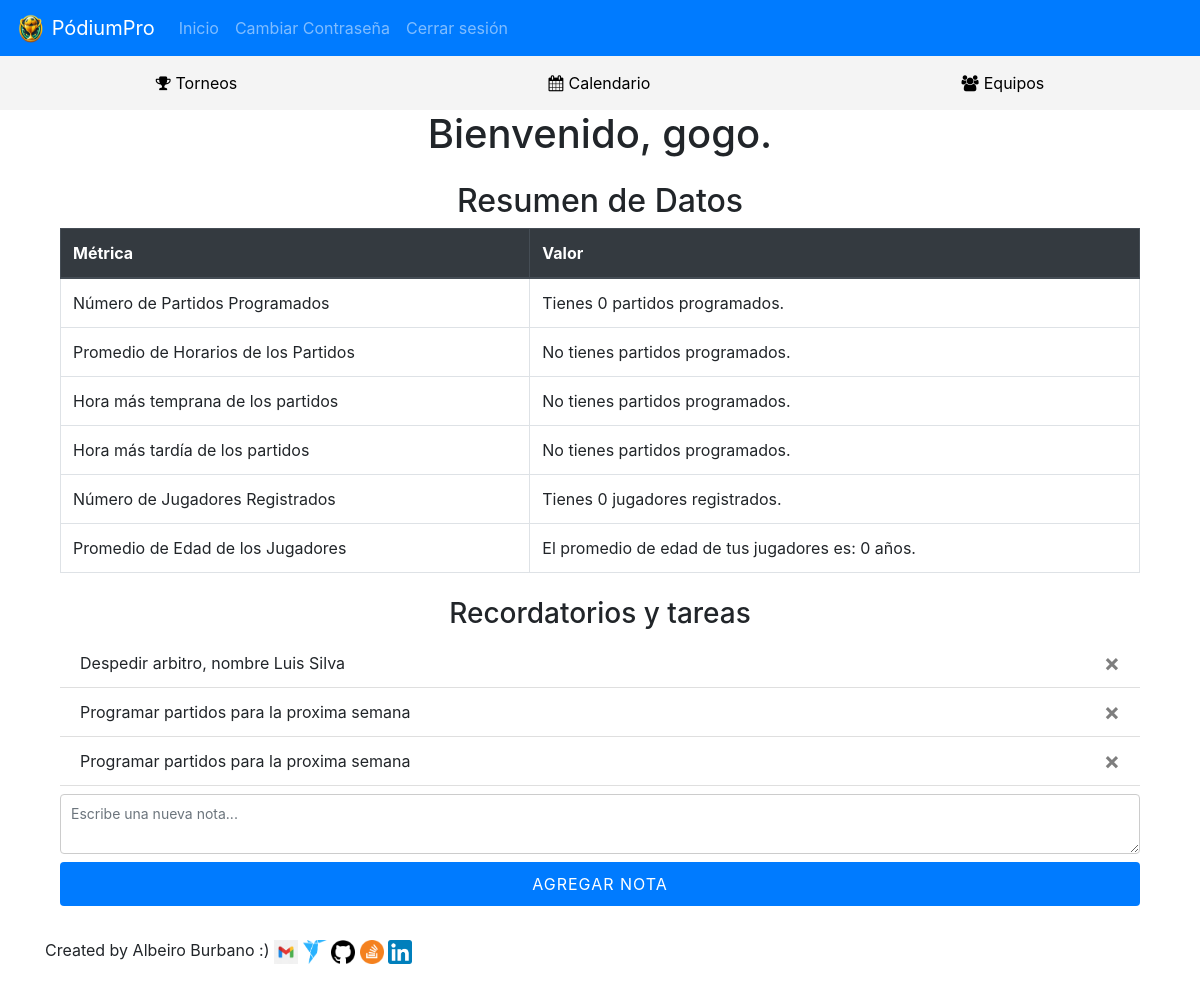
Screenshot of / (signed in) with the database file from the repository.
### website/models.py (models this page shows)
class User(db.Model, UserMixin):
    id = db.Column(db.Integer, primary_key=True)
    email = db.Column(db.String(150), unique=True)
    password = db.Column(db.String(150))
    first_name = db.Column(db.String(150))
    notes = db.relationship('Note')
    torneos = db.relationship('Torneo', back_populates='creador')
    equipos = db.relationship('Team', back_populates='creador')

class Note(db.Model):
    id = db.Column(db.Integer, primary_key=True)
    data = db.Column(db.String(10000))
    date = db.Column(db.DateTime(timezone=True), default=func.now())
    user_id = db.Column(db.Integer, db.ForeignKey('user.id'))

### website/views.py (the view, shortened to what this page needs)
@views.route('/', methods=['GET', 'POST'])
@login_required
def home():
    partidos_csv_path = 'Partidos.csv'
    players_csv_path = 'Players.csv'
    teams_csv_path = 'teams.csv'
    user_id = current_user.id
    avg_time, earliest_time, latest_time, avg_age = None, None, None, None
    num_partidos, num_jugadores = 0, 0
    arbitros_img_base64, clusters_img_base64 = None, None
    if os.path.exists(partidos_csv_path) and os.path.exists(players_csv_path) and os.path.exists(teams_csv_path):
        df_partidos = pd.read_csv(partidos_csv_path)
        df_players = pd.read_csv(players_csv_path)
        df_teams = pd.read_csv(teams_csv_path)
        df_teams['UserID'] = df_teams['UserID'].astype(int)
        user_teams = df_teams[df_teams['UserID'] == user_id]
        user_team_ids = user_teams['TeamID']
        user_players = df_players[df_players['TeamID'].isin(user_team_ids)]
        num_jugadores = len(user_players)
        if not user_players.empty:
            avg_age = np.mean(user_players['Age'])
        else:
            avg_age = 0  # Si no hay jugadores, establecer avg_age a 0
        user_partidos = df_partidos[df_partidos['team_a'].isin(user_team_ids) | df_partidos['team_b'].isin(user_team_ids)]
        num_partidos = len(user_partidos)
        user_partidos = user_partidos.merge(df_teams[['TeamID', 'TeamName']], left_on='team_a', right_on='TeamID', how='left')
        user_partidos.rename(columns={'TeamName': 'team_a_name'}, inplace=True)
        user_partidos = user_partidos.merge(df_teams[['TeamID', 'TeamName']], left_on='team_b', right_on='TeamID', how='left')
        user_partidos.rename(columns={'TeamName': 'team_b_name'}, inplace=True)
        user_partidos['team_names'] = user_partidos['team_a_name'] + ' vs ' + user_partidos['team_b_name']
        features = ['team_a_score', 'team_b_score', 'faltas_team_a', 'faltas_team_b']
        df_features = user_partidos[features].dropna()
    return render_template("home.html", user=current_user, avg_time=avg_time, earliest_time=earliest_time, latest_time=latest_time, avg_age=avg_age, user_id=user_id, num_partidos=num_partidos, num_jugadores=num_jugadores, arbitros_img_base64=arbitros_img_base64, clusters_img_base64=clusters_img_base64)

### website/__init__.py (called while the page is built)
def create_app():
    app = Flask(__name__)
    app.config['SECRET_KEY'] = 'hjshjhdjah kjshkjdhjs'
    app.config['SQLALCHEMY_DATABASE_URI'] = f'sqlite:///{DB_NAME}'
    db.init_app(app)
    from .views import views
    from .auth import auth
    app.register_blueprint(views, url_prefix='/')
    app.register_blueprint(auth, url_prefix='/')
    from .models import User, Note
    with app.app_context():
        db.create_all()
    login_manager = LoginManager()
    login_manager.login_view = 'views.guest'
    login_manager.init_app(app)
    @login_manager.user_loader
    def load_user(id):
        return User.query.get(int(id))
    return app

### website/templates/home.html (shortened to what this page needs)
{% extends "base.html" %}
{% block content %}
{% if current_user.is_authenticated %}
    <div class="welcome-message text-center">
        <h1>Bienvenido, {{ current_user.first_name }}.</h1>
    </div>
{% endif %}
<div id="metrics-table" class="container my-4">
    <h2 class="text-center">Resumen de Datos</h2>
    <table class="table table-bordered table-hover">
        <thead class="thead-dark">
            <tr>
                <th>Métrica</th>
                <th>Valor</th>
            </tr>
        </thead>
        <tbody>
            <tr>
                <td>Número de Partidos Programados</td>
                <td>Tienes {{ num_partidos }} partidos programados.</td>
            </tr>
            <tr>
                <td>Promedio de Horarios de los Partidos</td>
                <td>
                    {% if avg_time is not none %}
                        El promedio de horario de tus partidos es: {{ avg_time }}
                    {% else %}
                        No tienes partidos programados.
                    {% endif %}
                </td>
            </tr>
            <tr>
                <td>Hora más temprana de los partidos</td>
                <td>
                    {% if earliest_time is not none %}
                        La hora más temprana de tus partidos es: {{ earliest_time }}
                    {% else %}
                        No tienes partidos programados.
                    {% endif %}
                </td>
            </tr>
            <tr>
                <td>Hora más tardía de los partidos</td>
                <td>
                    {% if latest_time is not none %}
                        La hora más tardía de tus partidos es: {{ latest_time }}
                    {% else %}
                        No tienes partidos programados.
                    {% endif %}
                </td>
            </tr>
            <tr>
                <td>Número de Jugadores Registrados</td>
                <td>Tienes {{ num_jugadores }} jugadores registrados.</td>
            </tr>
            <tr>
                <td>Promedio de Edad de los Jugadores</td>
                <td>
                    {% if avg_age is not none %}
                        El promedio de edad de tus jugadores es: {{ avg_age|round(2) }} años.
                    {% else %}
                        No tienes jugadores registrados.
                    {% endif %}
                </td>
            </tr>
        </tbody>
    </table>
</div>
<div class="container my-4">
    <h3 class="text-center">Recordatorios y tareas</h3>
    <ul class="list-group list-group-flush" id="notes">
        {% for note in user.notes %}
        <li class="list-group-item d-flex justify-content-between align-items-center">
            {{ note.data }}
            <button type="button" class="close" onClick="deleteNote({{ note.id }})">
                <span aria-hidden="true">&times;</span>
            </button>
        </li>
        {% endfor %}
        <form method="POST" class="my-2">
            <textarea name="note" id="note" class="form-control mb-2" placeholder="Escribe una nueva nota..."></textarea>
            <div class="text-center">
                <button type="submit" class="btn btn-primary">Agregar nota</button>
            </div>
        </form>
    </ul>
</div>
<div id="mi-firma">
    <span>Created by Albeiro Burbano :)  </span>
    <a href="mailto:aburbanot@unal.edu.co">
      <img src="../static/email-icon.png" alt="Enviar correo" style="width: 24px; height: 24px; vertical-align: middle;">
    </a>
    <a href="https://www.freelancer.com/u/Albeiro73?sb=t">
      <img src="../static/free-icon .png" alt="Ver perfil en freelancer" style="width: 24px; height: 24px; vertical-align: middle;">
    </a>
    <a href="https://github.com/AlbeiroBurbanoTobar/ppi_pl_BurbanoA">
      <img src="../static/git-icon.png" alt="Ver repositorio" style="width: 24px; height: 24px; vertical-align: middle;">
    </a>
    <a href="https://stackoverflow.com/users/24090991/albeiro-burbano">
      <img src="../static/stack-icon.png" alt="Mira el perfil de stackoverflow" style="width: 24px; height: 24px; vertical-align: middle;">
    </a>
    <a href="http://www.linkedin.com/in/albeiro-jose-burbano-tobar-759ba4297">
      <img src="../static/link-icon.png" alt="Mira el perfil de linkedin" style="width: 24px; height: 24px; vertical-align: middle;">
    </a>
  </div>
<br>
{% endblock %}

### website/templates/base.html (shortened to what this page needs)
<!DOCTYPE html>
<html>
  <head>
    <link
      rel="stylesheet"
      href="https://stackpath.bootstrapcdn.com/bootstrap/4.4.1/css/bootstrap.min.css"
    />
    <link
      rel="stylesheet"
      href="https://stackpath.bootstrapcdn.com/font-awesome/4.7.0/css/font-awesome.min.css"
    />
    <link rel="stylesheet" href="{{ url_for('static', filename='css/style.css') }}">
    <link rel="stylesheet" href="{{ url_for('static', filename='css/equipos.css') }}">
  </head>
  <body>
    <nav class="navbar navbar-expand-lg navbar-dark bg-primary">
      <a class="navbar-brand" href="/">
        <img src="../static/logo.png" width="30" height="30" class="d-inline-block align-top" alt="">
        PódiumPro
      </a>
      <div class="collapse navbar-collapse" id="navbar">
        <div class="navbar-nav">
          {% if user.is_authenticated %}
          <a class="nav-item nav-link" id="home" href="/">Inicio</a>
           <a class="nav-item nav-link" id="changePassword" href="/change-password">Cambiar Contraseña</a>
          <a class="nav-item nav-link" id="logout" href="/logout">Cerrar sesión</a>
        </div>
          {% else %}
          <a class="nav-item nav-link" id="login" href="/login">Iniciar sesión</a>
          <a class="nav-item nav-link" id="signUp" href="{{ url_for('auth.privacy_policy') }}">Regístrate</a>
          {% endif %}
        </div>
    </nav>
    {% if user.is_authenticated %}
    <div class="sidebar-container">
        <div class="sidebar">
          <a href="{{ url_for('views.tournaments') }}">
            <i class="fa fa-trophy" aria-hidden="true"></i> Torneos
        </a>
        <a href="{{ url_for('views.calendar') }}">
            <i class="fa fa-calendar" aria-hidden="true"></i> Calendario
        </a>
        <a href="{{ url_for('views.teams') }}">
            <i class="fa fa-users" aria-hidden="true"></i> Equipos
        </a>
        </div>
    </div>
    {% endif %}
    <div class="container">{% block content %} {% endblock %}</div>
  </body>
</html>

### website/static/css/style.css (style rules this page uses)
.sidebar-container { width: 100%; background-color: #f4f4f4; padding: 10px 0; }
.sidebar a { display: flex; align-items: center; color: black; text-decoration: none; padding: 5px 10px; }
.sidebar { display: flex; justify-content: space-around; align-items: center; }
.sidebar a i { margin-right: 5px; }
select, button { padding: 10px; border-radius: 5px; border: 1px solid #007bff; background-color: #f8f8f8; cursor: pointer; transition: background-color 0.3s ease; }

### website/static/css/equipos.css (style rules this page uses)
.form-control { width: 100%; padding: 8px 10px; border: 1px solid #ccc; border-radius: 4px; box-sizing: border-box; font-size: 14px; }
.btn-primary { width: 100%; padding: 10px; border: none; background-color: #007bff; color: white; border-radius: 4px; cursor: pointer; font-size: 16px; text-transform: uppercase; letter-spacing: 1px; }

### rows the page displays
User: first_name "gogo"
Note: data "Despedir arbitro, nombre Luis Silva"
Note: data "Programar partidos para la proxima semana"
Note: data "Programar partidos para la proxima semana"

### other values shown
{{ num_partidos }} "0"
{{ num_jugadores }} "0"
{{ avg_age|round(2) }} "0"
